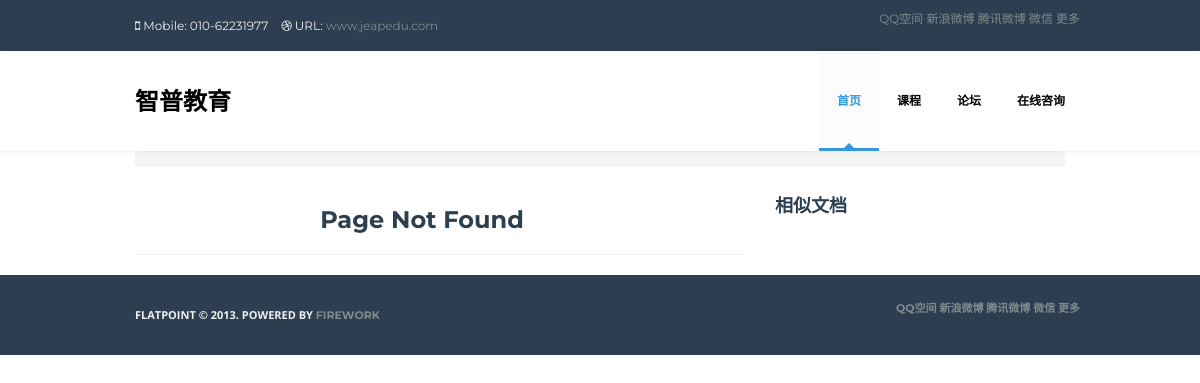
/showpage/1, run on the app's committed database.
### pythonvideo/models.py (models this page shows)
class TextInfo(models.Model):
    text       = models.TextField()
    tagname    = models.CharField(max_length=64)

### pythonvideo/views.py (the view)
# urls.py: url(r'^showpage/(\d+)$','pythonvideo.views.showpage',name='showpage'),
def showpage(request,id):
    d = {}
    alltext = TextInfo.objects.all()
    allimg  = ImgInfo.objects.all()
    for text in alltext:
        d[text.tagname]       = text.text
    for img in allimg:
        d[img.tagname]        = img.image
    start = int(id)-2
    if start < 0:
	start = 0
    d['pages'] = Singlepage.objects.filter()[start:int(id)+2]
    try:
    	d['page'] = Singlepage.objects.get(id=id)
    except:
	d['page'] = 'Page Not Found'
    return render_to_response('show-single.html',d,context_instance=RequestContext(request))

### templates/show-single.html (shortened to what this page needs)
{%extends "base_tag.html"%}
{%block content%}
			<div class="banner padd">
				<div class="container">
					<ol class="breadcrumb">
					</ol>
				</div>
			</div>
			<div class="inner-page padd">
				<div class="blog">
					<div class="container">
						<div class="row">
							<div class="col-md-8">
								<h3 style="text-indent: -1.5em;
text-align: center;">{{page.title}}</h3>
								<hr />
							</div>
							<div class="col-md-4">
								<div class="blog-sidebar">
									<div class="row">
										<div class="col-md-12 col-sm-6">
											<div class="sidebar-widget">
												<h4>相似文档</h4>
											</div>
										</div>
									</div>
								</div>
							</div>
						</div>
					</div>
				</div>
			</div>
{%endblock%}

### templates/base_tag.html (shortened to what this page needs)
<!DOCTYPE html>
<html lang="en">
    <head>
        <link href="/assets/bootstrap/css/bootstrap.css" rel="stylesheet">
        <link href="/assets/UItoTop/css/ui.totop.css" rel="stylesheet">
        <link href="/assets/prettyPhoto/css/prettyPhoto.css" rel="stylesheet">
        <link rel="stylesheet" type="text/css" href="/assets/rs-plugin/css/settings.css" media="screen" />
        <link href="/assets/css/stylesheet.css" rel="stylesheet">
        <link href="/assets/css/skins.css" rel="stylesheet">
        <link href="/assets/font-awesome/css/font-awesome.min.css" rel="stylesheet">
    </head>
    <body>
        <div id="main-wrapper" class="color-skin-3">
            <header id="header-1" class="header">
                <div class="container">
                    <div class="row">
                        <div class="col-xs-12 col-sm-8 header-info-wrapper">
                            <ul class="list-inline">
                                <li><i class="icon-mobile-phone"></i>{{tag3001|default:" Mobile: 010-62231977"}}</li>
                                <li><i class="icon-dribbble"></i> URL: <a href="{{tag3002|default:"http://www.jeapedu.com"}}" target="view_window">www.jeapedu.com</a></li>
                            </ul>
                        </div>
                     <div class="jiathis_style">
			<div class="pull-right">
                        <ul class="social pull-left">
	                   <a class="jiathis_button_qzone">QQ空间</a>
	                   <a class="jiathis_button_tsina">新浪微博</a>
	                   <a class="jiathis_button_tqq">腾讯微博</a>
	                   <a class="jiathis_button_weixin">微信</a>
	                   <a href="http://www.jiathis.com/share" class="jiathis jiathis_txt jiathis_separator jtico jtico_jiathis" target="_blank">更多</a>
                    </div>
                        </div>
                    </div>
                </div>
            </header>
            <header id="header-2" class="header" data-spy="affix" data-offset-top="200" style="width: 100%; top: 0;">
                <nav class="navbar navbar-default" role="navigation">
                    <div class="container">
                        <div class="navbar-header">
                            <a class="navbar-brand" href="{{tag3003|default:"http://www.jeapedu.com"}}" target="view_window">{{tag3004|default:"智普教育"}}</a>
                        </div>
                        <div class="collapse navbar-collapse navbar-ex1-collapse">
                            <ul class="nav navbar-nav">
                                <li class="dropdown active">
                                    <a href="/" class="dropdown-toggle"">{{tag3005|default:"首页"}}</a>
                                </li>
                                <li class="dropdown">
                                    <a href="#" class="dropdown-toggle" data-toggle="dropdown">{{tag3006|default:"课程"}}</a>
                                </li>
                                <li class="dropdown">
                                    <a href="{{tag3011|default:"http://uliweb.cpython.org"}}" target="view_window" class="dropdown-toggle">{{tag3012|default:"论坛"}}</a>
                                </li>
                                <li class="dropdown">
                                    <a href="{{tag3013|default:"http://baidu.com"}}" target="view_window" class="dropdown-toggle" data-toggle="dropdown">{{tag3014|default:"在线咨询"}}</a>
                                </li>
                            </ul>
                        </div>
                    </div>
                </nav>
            </header>
   </div>
{%block content%}
{%endblock%}
<footer id="footer-2" class="footer">
                <div class="container">
                    <div class="row">
                        <div class="col-xs-12 col-sm-6 footer-info-wrapper">
                            <span>FlatPoint © 2013. Powered by <a href="#">Firework</a></span>
                        </div>
                     <div class="jiathis_style">
		 	 <div class="pull-right">
                        <ul class="social pull-left">
	                   <a class="jiathis_button_qzone">QQ空间</a>
	                   <a class="jiathis_button_tsina">新浪微博</a>
	                   <a class="jiathis_button_tqq">腾讯微博</a>
	                   <a class="jiathis_button_weixin">微信</a>
	                   <a href="http://www.jiathis.com/share" class="jiathis jiathis_txt jiathis_separator jtico jtico_jiathis" target="_blank">更多</a>
                    </div>
                    </div>
                </div>
            </footer>
            <div id="skin-chooser-container" class="skin-chooser-container">
                <a data-toggle="modal" href="#myModal" class="skin-chooser sr-only"><i class="icon-cogs"></i></a>
            </div>
    </body>
</html>

### pythonvideo/static/css/stylesheet.css (style rules this page uses)
body { font-family: 'Open Sans', sans-serif; font-size: 12px; color: #95a5a6; }
h1, h2, h3, h4, h5, h6, .h1, .h2, .h3, .h4, .h5, .h6 { font-family: 'Montserrat', sans-serif; font-weight: 700; color: #2c3e50; }
a:not(.btn) { color: #34495e; -webkit-transition: all 0.2s ease-in-out; transition: all 0.2s ease-in-out; font-family: 'Montserrat', sans-serif; }
#header-1 { background-color: #2c3e50; padding: 10px 0; color: #ecf0f1; font-family: 'Montserrat',sans-serif; }
#header-1 .header-info-wrapper { padding-top: 7px; padding-bottom: 7px; }
#header-1 .list-inline { margin-bottom: 0; }
#header-1 .list-inline > li:first-child { padding-left: 0; }
#header-1 a { color: #7f8c8d; }
.navbar-default { border: 0; -webkit-box-shadow: 0 0 5px rgba(0, 0, 0, 0.05); box-shadow: 0 0 5px rgba(0, 0, 0, 0.1); background-color: #ffffff; margin-bottom: 0; border-radius: 0; }
.navbar-default .navbar-brand { font-size: 24px; font-weight: 800; color: #000 !important; text-transform: uppercase; padding-top: 40px; padding-bottom: 40px; font-family: 'Open Sans', sans-serif; }
.navbar-nav > li > a { font-weight: 700; }
@media (min-width: 768px) { .navbar-default { height: 100px; -webkit-transition: all 0.2s ease-in-out; transition: all 0.2s ease-in-out; } }
@media (min-width: 768px) { .navbar-nav { float: right; margin-right: -15px; } }
@media (min-width: 768px) { .navbar-default .navbar-nav > li > a { padding: 40px 18px; text-transform: uppercase; color: #000; } }
@media (min-width: 768px) { .navbar-nav > li:last-child > a { padding-right: 0; } }
@media (min-width: 768px) { .navbar-default .navbar-nav > .active > a, .navbar-default .navbar-nav > .active > a:hover, .navbar-default .navbar-nav > .active > a:focus { color: #2ecc71; background-color: rgba(0, 0, 0, 0.01); border-bottom: 3px solid #2ecc71; padding-bottom: 37px; } }
@media (min-width: 768px) { .navbar-default .navbar-nav > .active > a:after { position: absolute; display: block; width: 0; height: 0; border-color: transparent; border-style: solid; border-width: 5px; border-top-width: 0; border-bottom-color: #2ecc71; bottom: 0px; left: 50%; content: ""; margin-left: -5px; } }
#footer-2 { background-color: #2c3e50; padding: 25px 0; text-transform: uppercase; color: #ecf0f1; font-size: 11px; font-weight: 700; }
#footer-2 .footer-info-wrapper { padding-top: 7px; padding-bottom: 7px; }
#footer-2 a { color: #7f8c8d; }
.skin-chooser { width: 40px; height: 40px; border: 1px solid #cccccc;; display: block; border-radius: 3px; line-height: 40px; text-align: center; font-size: 14px; position: fixed; top: 200px; left: 20px; z-index: 1000; background-color: #ffffff; }

### data on the page
TextInfo: text "Mobile: 010-62231977"
TextInfo: text "智普教育"
TextInfo: text "首页"
TextInfo: text "课程"
TextInfo: text "论坛"
TextInfo: text "在线咨询"

### other printed values
{{ page.title }} "Page Not Found"
